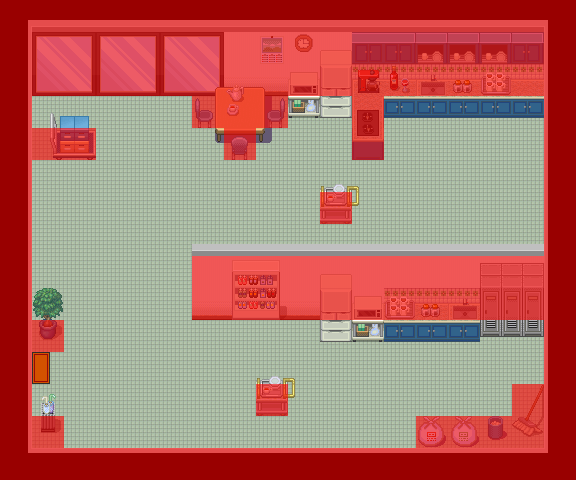

A level layout from a 2D game, rendered from its tile map. Below: a short description, then the map file with its tile-grid data intact:
An orthogonal 18x15 tile map with 32x32 px tiles, 7 tile layers (Layer 1, Layer 2, Layer 3, Doors, ...), 1 hidden layer not drawn, 2 tilesets and 2 objects (Exit, Entry).

<map version="1.0" orientation="orthogonal" renderorder="left-down" width="18" height="15" tilewidth="32" tileheight="32" nextobjectid="3">
 <properties>
  <property name="id" type="int" value="3" />
  <property name="name" value="Kitchen" />
 </properties>
 <tileset firstgid="1" name="tileset2" tilewidth="32" tileheight="32" tilecount="459" columns="17">
  <image source="tileset2.png" width="544" height="864" />
 </tileset>
 <tileset firstgid="460" name="meta" tilewidth="32" tileheight="32" spacing="1" tilecount="3" columns="3">
  <image source="metaTile.png" width="98" height="32" />
  <tile id="0">
   <properties>
    <property name="collidable" type="bool" value="true" />
   </properties>
  </tile>
  <tile id="1">
   <properties>
    <property name="hidingSpot" type="bool" value="true" />
   </properties>
  </tile>
 </tileset>
 <layer name="Layer 1" width="18" height="15">
  <data encoding="csv">
2147483739,57,57,57,57,57,57,57,57,57,57,57,57,57,57,57,57,91,
54,197,198,197,198,197,198,21,21,21,21,21,21,21,21,21,22,2147483702,
54,214,215,214,215,214,215,38,38,38,38,38,38,38,38,38,39,2147483702,
54,52,52,52,52,52,52,52,52,52,52,52,52,52,52,52,52,2147483702,
54,52,52,52,52,52,52,52,52,52,52,52,52,52,52,52,52,2147483702,
54,52,52,52,52,52,52,52,52,52,52,52,52,52,52,52,52,2147483702,
54,52,52,52,52,52,52,52,52,52,52,52,52,52,52,52,52,2147483702,
54,52,52,52,52,52,52,52,52,52,52,52,52,52,52,52,52,2147483702,
54,52,52,52,52,52,21,21,21,21,21,21,21,21,21,21,21,2147483702,
54,52,52,52,52,52,38,38,38,38,38,38,38,38,38,38,38,2147483702,
54,52,52,52,52,52,52,52,52,52,52,52,52,52,52,52,52,2147483702,
54,52,52,52,52,52,52,52,52,52,52,52,52,52,52,52,52,2147483702,
54,52,52,52,52,52,52,52,52,52,52,52,52,52,52,52,52,2147483702,
54,52,52,52,52,52,52,52,52,52,52,52,52,52,52,52,52,2147483702,
2147483704,55,55,55,55,55,55,55,55,55,55,55,55,55,55,55,55,56
</data>
 </layer>
 <layer name="Layer 2" width="18" height="15">
  <data encoding="csv">
0,0,0,0,0,0,0,0,0,0,0,0,0,0,0,0,0,0,
0,0,0,0,0,0,0,0,29,12,14,15,16,17,17,17,16,0,
0,0,0,0,0,0,273,274,275,30,31,32,33,34,33,33,33,0,
0,222,223,0,0,0,290,291,292,47,48,49,50,51,50,50,50,0,
0,239,240,0,0,0,307,308,309,0,0,66,0,0,0,0,0,0,
0,0,0,0,0,0,0,0,0,0,0,127,0,0,0,0,0,0,
0,0,0,0,0,0,0,0,0,0,143,144,0,0,0,0,0,0,
0,0,0,0,0,0,0,0,0,0,0,0,0,0,0,0,0,0,
0,0,0,0,0,0,0,193,194,0,14,0,0,0,0,237,238,0,
0,0,0,0,0,0,0,210,211,0,31,30,33,33,34,254,255,0,
0,62,0,0,0,0,0,0,0,0,48,47,50,50,51,271,272,0,
0,0,0,0,0,0,0,0,0,127,0,0,0,0,0,0,0,0,
0,0,0,0,0,0,0,0,143,144,0,0,0,0,0,0,97,0,
0,115,0,0,0,0,0,0,0,0,0,0,0,447,430,226,114,0,
0,0,0,0,0,0,0,0,0,0,0,0,0,0,0,0,0,0
</data>
 </layer>
 <layer name="Layer 3" width="18" height="15">
  <data encoding="csv">
0,0,0,0,0,0,0,0,0,0,0,0,0,0,0,0,0,0,
0,0,0,0,0,0,0,0,0,0,0,0,0,0,0,0,0,0,
0,0,0,0,0,0,0,64,0,0,0,67,242,0,68,65,0,0,
0,0,0,0,0,0,2147483719,81,71,0,0,0,0,0,0,0,0,0,
0,0,0,0,0,0,0,69,0,0,0,0,0,0,0,0,0,0,
0,0,0,0,0,0,0,0,0,0,0,0,0,0,0,0,0,0,
0,0,0,0,0,0,0,0,0,0,0,0,0,0,0,0,0,0,
0,0,0,0,0,0,0,0,0,0,0,0,0,0,0,0,0,0,
0,0,0,0,0,0,0,0,0,0,0,0,0,0,0,0,0,0,
0,0,0,0,0,0,0,0,0,0,0,0,65,68,0,0,0,0,
0,0,0,0,0,0,0,0,0,0,0,0,0,0,0,0,0,0,
0,0,0,0,0,0,0,0,0,0,0,0,0,0,0,0,0,0,
0,0,0,0,0,0,0,0,0,0,0,0,0,0,0,0,0,0,
0,0,0,0,0,0,0,0,0,0,0,0,0,0,0,0,0,0,
0,0,0,0,0,0,0,0,0,0,0,0,0,0,0,0,0,0
</data>
 </layer>
 <layer name="Doors" width="18" height="15">
  <data encoding="csv">
0,0,0,0,0,0,0,0,0,0,0,0,0,0,0,0,0,0,
0,0,0,0,0,0,0,0,0,0,0,0,0,0,0,0,0,0,
0,0,0,0,0,0,0,0,0,0,0,0,0,0,0,0,0,0,
0,0,0,0,0,0,0,0,0,0,0,0,0,0,0,0,0,0,
0,0,0,0,0,0,0,0,0,0,0,0,0,0,0,0,0,0,
0,0,0,0,0,0,0,0,0,0,0,0,0,0,0,0,0,0,
0,0,0,0,0,0,0,0,0,0,0,0,0,0,0,0,0,0,
0,0,0,0,0,0,0,0,0,0,0,0,0,0,0,0,0,0,
0,0,0,0,0,0,0,0,0,0,0,0,0,0,0,0,0,0,
0,0,0,0,0,0,0,0,0,0,0,0,0,0,0,0,0,0,
0,0,0,0,0,0,0,0,0,0,0,0,0,0,0,0,0,0,
0,25,0,0,0,0,0,0,0,0,0,0,0,0,0,0,0,0,
0,0,0,0,0,0,0,0,0,0,0,0,0,0,0,0,0,0,
0,0,0,0,0,0,0,0,0,0,0,0,0,0,0,0,0,0,
0,0,0,0,0,0,0,0,0,0,0,0,0,0,0,0,0,0
</data>
 </layer>
 <layer name="Blood" width="18" height="15">
  <data encoding="csv">
0,0,0,0,0,0,0,0,0,0,0,0,0,0,0,0,0,0,
0,0,0,0,0,0,0,0,0,0,0,0,0,0,0,0,0,0,
0,0,0,0,0,0,0,0,0,0,0,0,0,0,0,0,0,0,
0,0,0,0,0,0,0,0,0,0,0,0,0,0,0,0,0,0,
0,0,0,0,0,0,0,0,0,0,0,0,0,0,0,0,0,0,
0,0,0,0,0,0,0,0,0,0,0,0,0,0,0,0,0,0,
0,0,0,0,0,0,0,0,0,0,0,0,0,0,0,0,0,0,
0,0,0,0,0,0,0,0,0,0,0,0,0,0,0,0,0,0,
0,0,0,0,0,0,0,0,0,0,0,0,0,0,0,0,0,0,
0,0,0,0,0,0,0,0,0,0,0,0,0,0,0,0,0,0,
0,0,0,0,0,0,0,0,0,0,0,0,0,0,0,0,0,0,
0,0,0,0,0,426,427,0,0,0,0,0,0,0,0,0,0,0,
0,0,0,0,0,443,444,0,0,0,0,0,0,0,0,0,0,0,
0,0,0,0,0,0,0,0,0,0,0,0,0,0,0,0,0,0,
0,0,0,0,0,0,0,0,0,0,0,0,0,0,0,0,0,0
</data>
 </layer>
 <layer name="Over Player" width="18" height="15">
  <data encoding="csv">
0,0,0,0,0,0,0,0,0,0,0,0,0,0,0,0,0,0,
0,0,0,0,0,0,0,0,0,0,0,0,0,0,0,0,0,0,
0,0,0,0,0,0,0,0,0,0,0,0,0,0,0,0,0,0,
0,0,0,0,0,0,0,0,0,0,0,0,0,0,0,0,0,0,
0,0,0,0,0,0,0,0,0,0,0,0,0,0,0,0,0,0,
0,0,0,0,0,0,0,0,0,0,126,0,0,0,0,0,0,0,
0,0,0,0,0,0,0,0,0,0,0,0,0,0,0,0,0,0,
0,0,0,0,0,0,57,57,57,57,57,57,57,57,57,57,57,0,
0,0,0,0,0,0,0,0,0,0,0,0,0,0,0,0,0,0,
0,45,0,0,0,0,0,0,0,0,0,0,0,0,0,0,0,0,
0,0,0,0,0,0,0,0,0,0,0,0,0,0,0,0,0,0,
0,0,0,0,0,0,0,0,126,0,0,0,0,0,0,0,0,0,
0,98,0,0,0,0,0,0,0,0,0,0,0,0,0,0,0,0,
0,0,0,0,0,0,0,0,0,0,0,0,0,0,0,0,0,0,
0,0,0,0,0,0,0,0,0,0,0,0,0,0,0,0,0,0
</data>
 </layer>
 <layer name="Collision" width="18" height="15">
  <data encoding="csv">
460,460,460,460,460,460,460,460,460,460,460,460,460,460,460,460,460,460,
460,460,460,460,460,460,460,460,460,460,460,460,460,460,460,460,460,460,
460,460,460,460,460,460,460,460,460,460,460,460,460,460,460,460,460,460,
460,0,0,0,0,0,460,460,460,0,0,460,0,0,0,0,0,460,
460,460,460,0,0,0,0,460,0,0,0,460,0,0,0,0,0,460,
460,0,0,0,0,0,0,0,0,0,0,0,0,0,0,0,0,460,
460,0,0,0,0,0,0,0,0,0,460,0,0,0,0,0,0,460,
460,0,0,0,0,0,0,0,0,0,0,0,0,0,0,0,0,460,
460,0,0,0,0,0,460,460,460,460,460,460,460,460,460,460,460,460,
460,0,0,0,0,0,460,460,460,460,460,460,460,460,460,460,460,460,
460,460,0,0,0,0,0,0,0,0,0,0,0,0,0,0,0,460,
460,0,0,0,0,0,0,0,0,0,0,0,0,0,0,0,0,460,
460,0,0,0,0,0,0,0,460,0,0,0,0,0,0,0,460,460,
460,460,0,0,0,0,0,0,0,0,0,0,0,460,460,460,460,460,
460,460,460,460,460,460,460,460,460,460,460,460,460,460,460,460,460,460
</data>
 </layer>
 <layer name="HidingSpot" width="18" height="15" visible="0">
  <data encoding="csv">
0,0,0,0,0,0,0,0,0,0,0,0,0,0,0,0,0,0,
0,0,0,0,0,0,0,0,0,0,0,0,0,0,0,0,0,0,
0,0,0,0,0,0,0,0,0,0,0,0,0,0,0,0,0,0,
0,0,0,0,0,0,0,0,0,0,0,0,0,0,0,0,0,0,
0,0,0,0,0,0,0,0,0,0,0,0,0,0,0,0,0,0,
0,0,0,0,0,0,0,0,0,0,0,0,0,0,0,0,0,0,
0,0,0,0,0,0,0,0,0,0,461,0,0,0,0,0,0,0,
0,0,0,0,0,0,0,0,0,0,0,0,0,0,0,0,0,0,
0,0,0,0,0,0,0,0,0,0,0,0,0,0,0,0,0,0,
0,0,0,0,0,0,0,461,0,0,0,0,0,0,0,0,0,0,
0,0,0,0,0,0,0,0,0,0,0,0,0,0,0,0,0,0,
0,0,0,0,0,0,0,0,0,0,0,0,0,0,0,0,0,0,
0,0,0,0,0,0,0,0,0,0,0,0,0,0,0,0,0,0,
0,0,0,0,0,0,0,0,0,0,0,0,0,461,0,0,0,0,
0,0,0,0,0,0,0,0,0,0,0,0,0,0,0,0,0,0
</data>
 </layer>
 <objectgroup name="Transition">
  <object id="1" name="toMainFoyer" type="Exit" x="0" y="352" width="32" height="32">
   <properties>
    <property name="connectedRoomId" type="int" value="0" />
    <property name="direction" value="WEST" />
   </properties>
  </object>
  <object id="2" name="fromMainFoyer" type="Entry" x="32" y="352" width="32" height="32">
   <properties>
    <property name="connectedRoomId" type="int" value="0" />
    <property name="direction" value="EAST" />
   </properties>
  </object>
 </objectgroup>
</map>